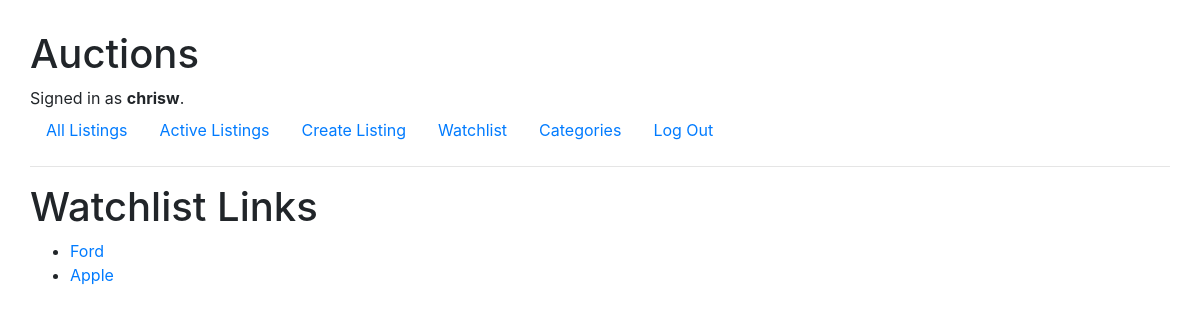
Screenshot of /watchlist (signed in) with the database file from the repository.
### auctions/models.py (models this page shows, shortened)
class User(AbstractUser):
    pass

class Watchlists(models.Model):
    user = models.ForeignKey(User, on_delete=models.CASCADE, null=True, blank=True, related_name="watchlist")
    item = models.ForeignKey(Listings, on_delete=models.CASCADE, null=True, blank=True, related_name="watchlist")
    def __str__(self):
        return str(self.item.id)

class Listings(models.Model):
    author = models.ForeignKey(User, on_delete=models.CASCADE, null=True, default=None, blank=True, related_name="user_listing")
    category = models.CharField(max_length=64)
    description = models.TextField(default="", max_length=256)
    name =  models.CharField(max_length=64)
    price = models.DecimalField(max_digits=19, decimal_places=2)
    image = models.ImageField(upload_to='images')
    date = models.DateTimeField(default=now, blank=True)
    active = models.BooleanField(default=True)
    winner = models.CharField(max_length=64, null=True, blank=True)

### auctions/views.py (the view)
# urls.py: path("watchlist", views.watchlist, name='watchlist'),
@login_required
def watchlist(request):
    user = request.user
    listings = Watchlists.objects.filter(user=user)
    return render(request, 'auctions/watchlist.html', {
        "listings" : listings,
        })

### auctions/templates/auctions/watchlist.html
{% extends "auctions/layout.html" %}
{% block body %}
    <h1>Watchlist Links</h1>
    <ul>
        {% for watchlist in listings %}
        <li><a href="{% url 'listing' watchlist %}">{{ watchlist.item.name }} </a></li>
        {% empty %}
        <li>Watchlist Empty</li>
        {% endfor %}
        </ul>
{% endblock %}

### auctions/templates/auctions/layout.html (shortened to what this page needs)
{% load static %}
<!DOCTYPE html>
<html lang="en">
    <head>
        <link rel="stylesheet" href="https://stackpath.bootstrapcdn.com/bootstrap/4.4.1/css/bootstrap.min.css">
        <link href="{% static 'auctions/styles.css' %}" rel="stylesheet">
    </head>
    <body>
        <h1>Auctions</h1>
        <div>
            {% if user.is_authenticated %}
                Signed in as <strong>{{ user.username }}</strong>.
            {% else %}
                Not signed in.
            {% endif %}
        </div>
        <ul class="nav">
            <li class="nav-item">
                <a class="nav-link" href="{% url 'index' %}">All Listings</a>
            </li>
            <li class="nav-item">
                <a class="nav-link" href="{% url 'active' %}">Active Listings</a>
            </li>
            {% if user.is_authenticated %}
                <li class="nav-item">
                    <a class="nav-link" href="{% url 'create' %}">Create Listing</a>
                </li>
                <li class="nav-item">
                    <a class="nav-link" href="{% url 'watchlist' %}">Watchlist</a>
                </li>
                <li class="nav-item">
                    <a class="nav-link" href="{% url 'categories' %}">Categories</a>
                </li>
                <li class="nav-item">
                    <a class="nav-link" href="{% url 'logout' %}">Log Out</a>
                </li>
            {% endif %}
        </ul>
        <hr>
        {% block body %}
        {% endblock %}
    </body>
</html>

### auctions/static/auctions/styles.css (style rules this page uses)
body { padding: 30px; }

### rows the page displays
User: username "chrisw"
Watchlists: item.name "Ford"
Watchlists: item.name "Apple"
